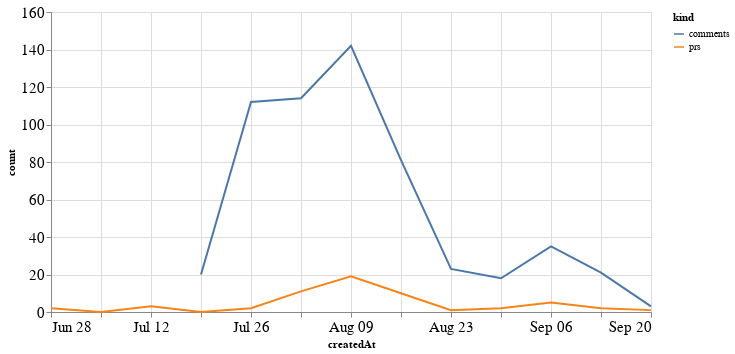

Notebook code cell kept with this figure:
### Code cell
alt.Chart(total_time, width=600).mark_line().encode(
    x='createdAt',
    y='count',
    color='kind'
)

### Figure 1 — Vega-Lite specification as saved in the notebook (floating-point values rounded to 4 significant figures)
{"config": {"axisLeft": {"labelFontSize": 15}, "axisBottom": {"labelFontSize": 15}}, "data": {"name": "data-cda109299c5666099b31e5c2baa1d49b"}, "mark": "line", "encoding": {"color": {"type": "nominal", "field": "kind"}, "x": {"type": "temporal", "field": "createdAt"}, "y": {"type": "quantitative", "field": "count"}}, "width": 600, "$schema": "https://vega.github.io/schema/vega-lite/v4.8.1.json", "datasets": {"data-cda109299c5666099b31e5c2baa1d49b": [{"createdAt": "2020-06-28T00:00:00", "kind": "prs", "count": 2.0}, {"createdAt": "2020-07-05T00:00:00", "kind": "prs", "count": 0.0}, {"createdAt": "2020-07-12T00:00:00", "kind": "prs", "count": 3.0}, {"createdAt": "2020-07-19T00:00:00", "kind": "prs", "count": 0.0}, {"createdAt": "2020-07-26T00:00:00", "kind": "prs", "count": 2.0}, {"createdAt": "2020-08-02T00:00:00", "kind": "prs", "count": 11.0}, {"createdAt": "2020-08-09T00:00:00", "kind": "prs", "count": 19.0}, {"createdAt": "2020-08-16T00:00:00", "kind": "prs", "count": 10.0}, {"createdAt": "2020-08-23T00:00:00", "kind": "prs", "count": 1.0}, {"createdAt": "2020-08-30T00:00:00", "kind": "prs", "count": 2.0}, {"createdAt": "2020-09-06T00:00:00", "kind": "prs", "count": 5.0}, {"createdAt": "2020-09-13T00:00:00", "kind": "prs", "count": 2.0}, {"createdAt": "2020-09-20T00:00:00", "kind": "prs", "count": 1.0}, {"createdAt": "2020-06-28T00:00:00", "kind": "comments", "count": null}, {"createdAt": "2020-07-05T00:00:00", "kind": "comments", "count": null}, {"createdAt": "2020-07-12T00:00:00", "kind": "comments", "count": null}, {"createdAt": "2020-07-19T00:00:00", "kind": "comments", "count": 20.0}, {"createdAt": "2020-07-26T00:00:00", "kind": "comments", "count": 112.0}, {"createdAt": "2020-08-02T00:00:00", "kind": "comments", "count": 114.0}, {"createdAt": "2020-08-09T00:00:00", "kind": "comments", "count": 142.0}, {"createdAt": "2020-08-16T00:00:00", "kind": "comments", "count": 81.0}, {"createdAt": "2020-08-23T00:00:00", "kind": "comments", "count": 23.0}, {"createdAt": "2020-08-30T00:00:00", "kind": "comments", "count": 18.0}, {"createdAt": "2020-09-06T00:00:00", "kind": "comments", "count": 35.0}, {"createdAt": "2020-09-13T00:00:00", "kind": "comments", "count": 21.0}, {"createdAt": "2020-09-20T00:00:00", "kind": "comments", "count": 3.0}]}}
